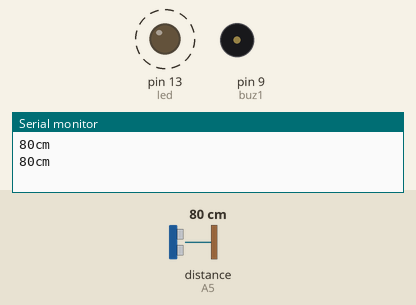
This sketch was run on a simulated Arduino Uno, built with avr-gcc and run on an emulated ATmega328P. Shown: output pins drawn as LEDs (lit = HIGH), buzzer (waves = sounding, pin HIGH), the last lines printed to the serial monitor. Wiring (inferred from the names in the program): ultrasonic range finder: trigger A4; echo A5. Dashed ring = blinking. Inputs (shaded band) come from the test bench; at power-on: distance to the obstacle (sensor on A5) 80 cm. The echo pulse lasts 58.3 µs per cm; pins used as bus, display or sensor lines are not drawn.

Above: at 0.94 s.
1.3 s: distance to the obstacle (sensor on A5) set to 2 cm
At 1.31 s:
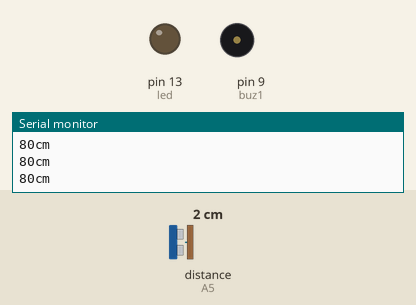
4.3 s: distance to the obstacle (sensor on A5) set to 35 cm
Timing chart, 0 to 13.3 s (numbered marks = the images above; inputs shaded):
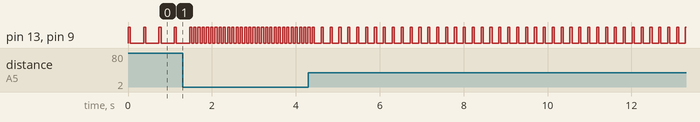

Measured:
- after the input at 1.3 s, pin 13 (led), pin 9 (buz1): alternates HIGH for 0.05 s and LOW for 0.05 s, starting after 0.27 s
- by itself, pin 13 (led), pin 9 (buz1): alternates HIGH for 0.05 s and LOW for 0.32 s

The sketch:

iot_project.ino
```cpp
const int pingTrigPin = A4;
const int pingEchoPin = A5;
int led = 13;  //Buzzer to PIN 4
int buz1 = 9;
void setup() {
  Serial.begin(9600);
  pinMode(led, OUTPUT);
  pinMode(buz1, OUTPUT);
}
void loop() {
  long duration, cm;
  pinMode(pingTrigPin, OUTPUT);
  digitalWrite(pingTrigPin, LOW);
  delayMicroseconds(2);
  digitalWrite(pingTrigPin, HIGH);
  delayMicroseconds(5);
  digitalWrite(pingTrigPin, LOW);
  pinMode(pingEchoPin, INPUT);
  duration = pulseIn(pingEchoPin, HIGH);
  cm = microsecondsToCentimeters(duration);
  if (cm <= 100 && cm > 0)  // distance set
  {
    int d = map(cm, 1, 300, 10, 1000);
    digitalWrite(led, HIGH);
    digitalWrite(buz1, HIGH);
    delay(50);
    digitalWrite(led, LOW);
    digitalWrite(buz1, LOW);
    delay(d);
  }
  Serial.print(cm);
  Serial.print("cm");
  Serial.println();
  delay(40);
}
long microsecondsToCentimeters(long microseconds) {
  return microseconds / 29 / 2;
}
```
